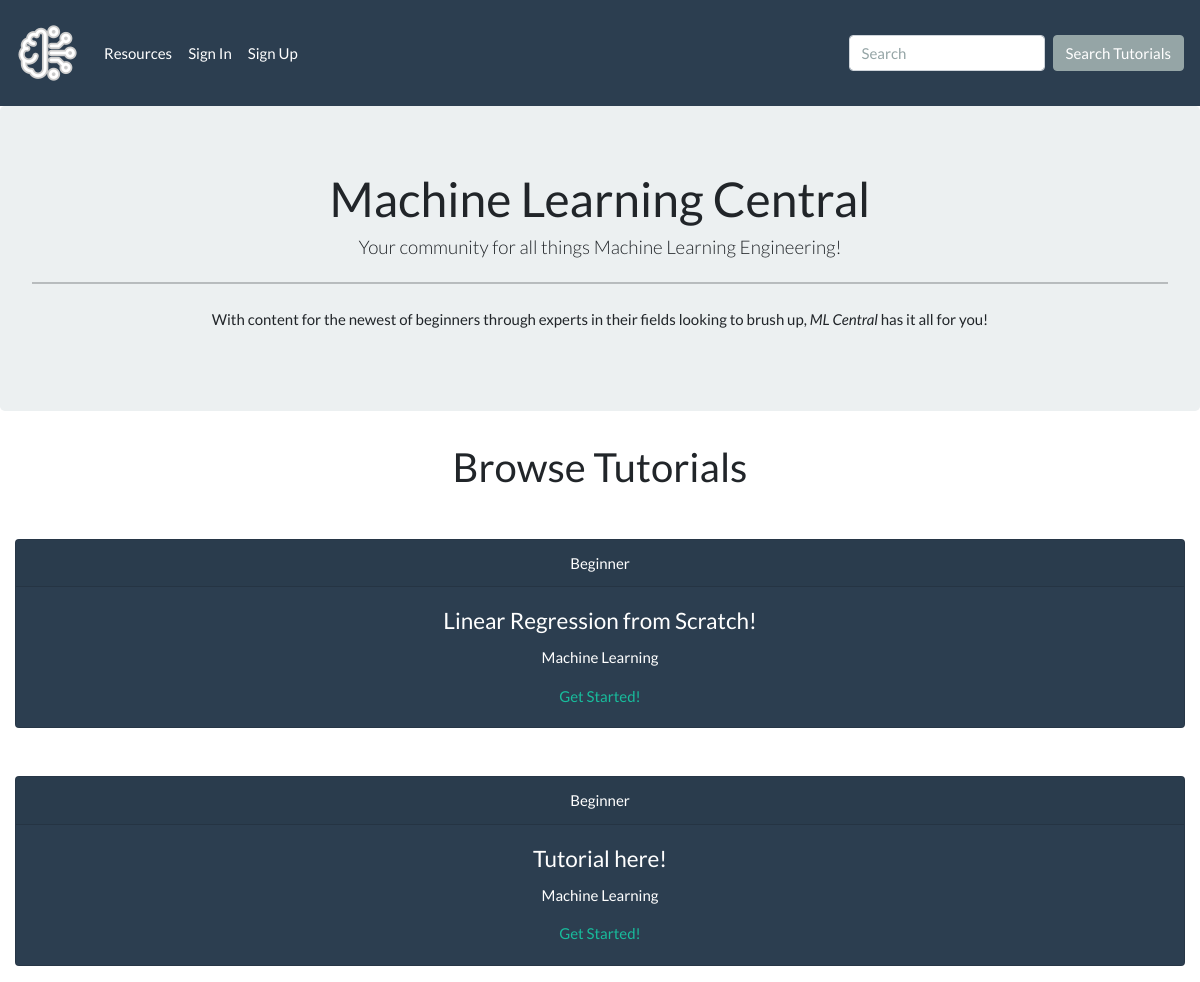
Before: / with the older database file.
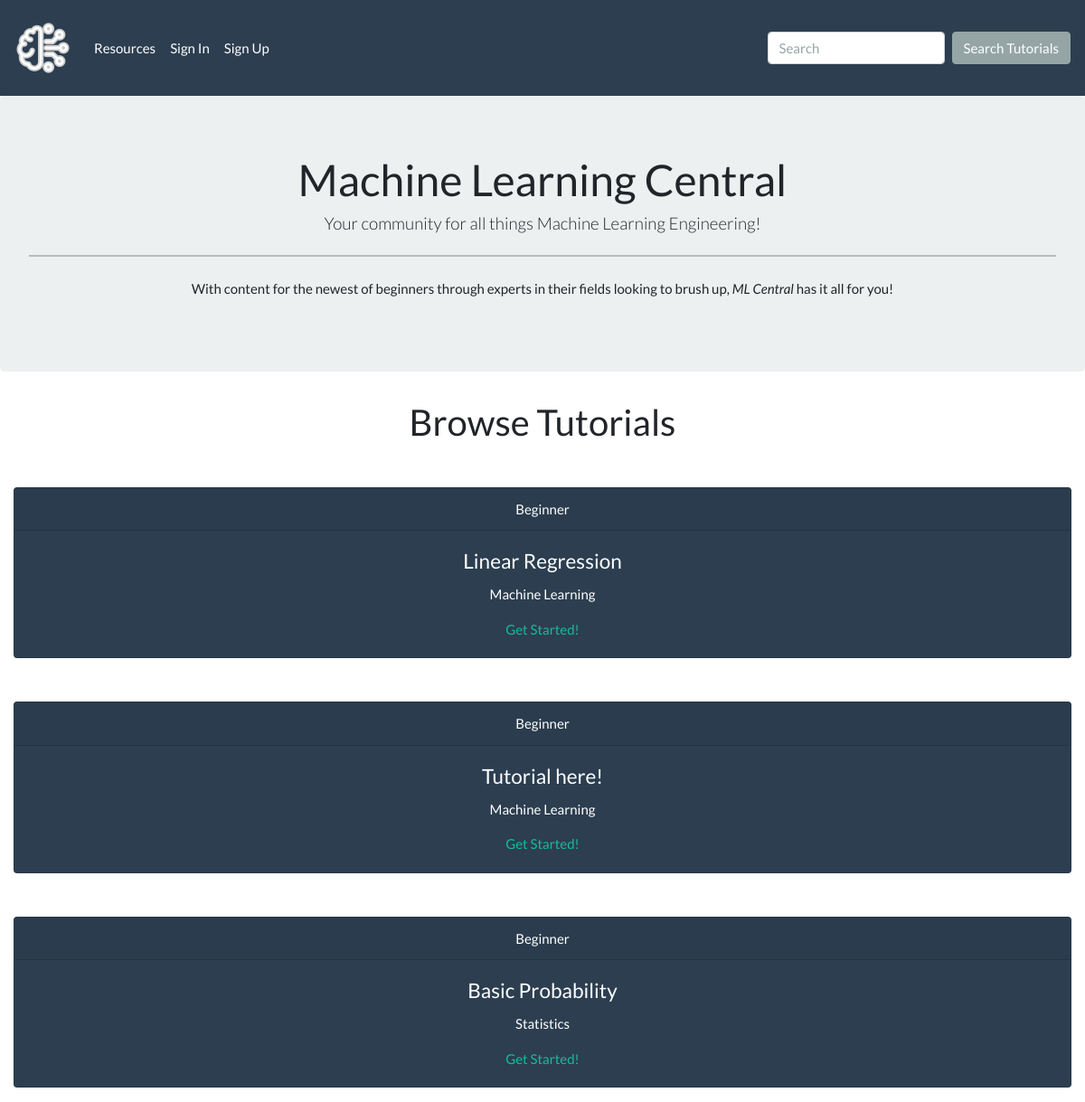
After: the same page with the newer database file.
### tutorial_app/models.py (models this page shows)
class Tutorial(db.Model):
    id = db.Column(db.Integer, primary_key=True)
    category = db.Column(
        db.Enum(TutorialCategory), default=TutorialCategory.OTHER
    )
    title = db.Column(db.String(40), nullable=False)
    difficulty = db.Column(
        db.Enum(Difficulty), default=Difficulty.INTERMEDIATE
    )
    body = db.Column(db.String(10000), nullable=False)
    saved_by = db.relationship(
        "User",
        secondary="saved_tutorials",
        back_populates="saved_tutorials",
    )

### tutorial_app/main/routes.py (the view)
@main.route("/")
def homepage():
    tutorials = Tutorial.query.all()
    return render_template("index.html", tutorials=tutorials)

### tutorial_app/utils.py (called while the page is built)
    def __str__(self):
        return str(self.value)

### tutorial_app/templates/index.html
{% extends 'base.html' %}
{% block content %}
<div class="jumbotron mb-10 text-center">
  <h1>Machine Learning Central</h1>
  <h4 class="lead">Your community for all things Machine Learning Engineering!</h4>
  <hr class="my-4">
  <p>With content for the newest of beginners through experts in their fields looking to brush up,
  <em>ML Central</em> has it all for you!</p>
</div>
<div class="m-auto text-center col-md-12">
<h2>Browse Tutorials</h2>
{% for tutorial in tutorials %}
  <div class="card text-white bg-primary mt-5 mb-3 ml-auto mr-auto" style="max-width: 80rem;">
    <div class="card-header">{{ tutorial.difficulty }}</div>
    <div class="card-body">
      <h4 class="card-title">{{ tutorial.title }}</h4>
      <p class="card-text">{{ tutorial.category }}</p>
      <a href="{{ url_for('main.tutorial_details', tutorial_id=tutorial.id) }}">Get Started!</a>
    </div>
  </div>
{% endfor %}
</div>
{% endblock %}

### tutorial_app/templates/base.html (shortened to what this page needs)
<!DOCTYPE html>
<html>
<head>
  <link href="https://cdn.jsdelivr.net/npm/bootstrap@5.0.0-beta3/dist/css/bootstrap.min.css" rel="stylesheet">
  <link rel="stylesheet" href="/static/bootstrap.min.css">
  <link rel="stylesheet" href="/static/style.css">
</head>
<body>
  <div id="content">
    <nav class="navbar navbar-expand-lg navbar-dark bg-primary">
      <a class="navbar-brand" href="{{ url_for('main.homepage') }}"><img src="{{ url_for('static', filename='assets/logo.png') }}" alt="Brain logo for ML Central"></a>
      <div class="collapse navbar-collapse" id="navbarColor01">
        <ul class="navbar-nav mr-auto">
          <li class="nav-item">
            <a class="nav-link" href="{{ url_for('main.resources') }}">Resources</a>
          </li>
          {% if current_user.is_authenticated %}
            <li class="nav-item">
              <a class="nav-link" href="{{ url_for('main.new_tutorial') }}">New Tutorial</a>
            </li>
            <li class="nav-item">
              <a class="nav-link" href="{{ url_for('main.new_resource') }}">New Resource</a>
            </li>
            <li class="nav-item">
              <a class="nav-link" href="{{ url_for('auth.signout') }}">Sign Out</a>
            </li>
          {% else %}
            <li class="nav-item">
              <a class="nav-link" href="{{ url_for('auth.signin') }}">Sign In</a>
            </li>
            <li class="nav-item">
              <a class="nav-link" href="{{ url_for('auth.signup') }}">Sign Up</a>
            </li>
          {% endif %}
        </ul>
        <form class="form-inline my-2 my-lg-0">
          <input class="form-control mr-sm-2" type="text" placeholder="Search">
          <button class="btn btn-secondary my-2 my-sm-0" type="submit">Search Tutorials</button>
        </form>
      </div>
    </nav>
    {% block content %}{% endblock %}
  </div>
</body>
</html>

Changed rows visible on the page:
changed Tutorial: title "Linear Regression from Scratch!" → "Linear Regression"
added Tutorial: difficulty "Beginner", title "Basic Probability", category "Statistics"
